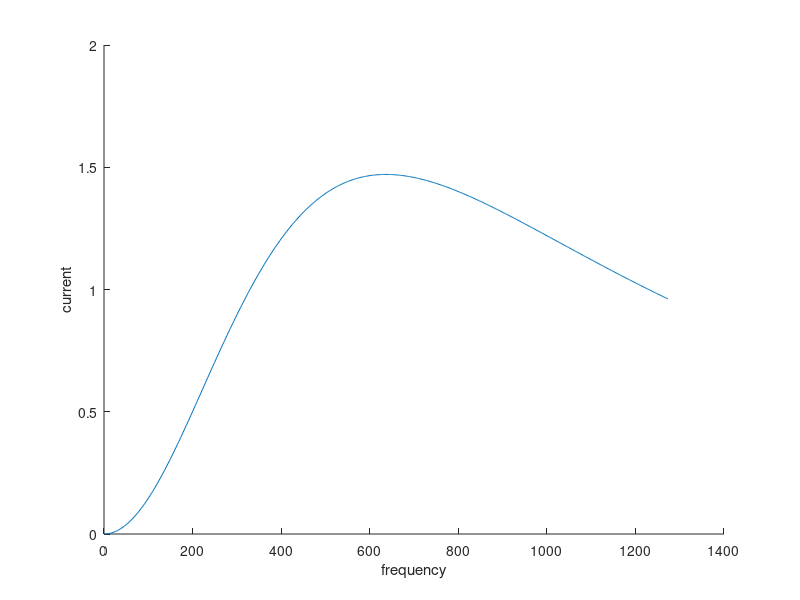

Here is the MATLAB script that generated this plot:
vs=250;
r=10;
l=5e-3;
c=12.5e-6;
fr=1/(2*pi*sqrt(l*c));
step=2*fr/500;
f=[0:step:2*fr];
lv=length(f);
for k=1:lv
    xl=(2*pi*f(k)*l*1i);
    xc=1/(2*pi*f(k)*c*1i);
    z(k)=r+(xl-xc);
    current(k)=vs/z(k);
hold on
end
plot(f,current)
xlabel('frequency')
ylabel('current')